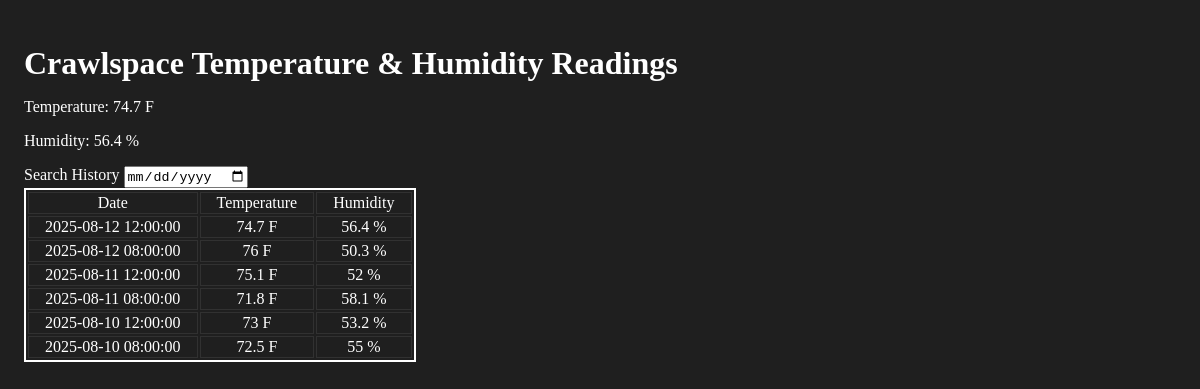
Before: / with the older database file.
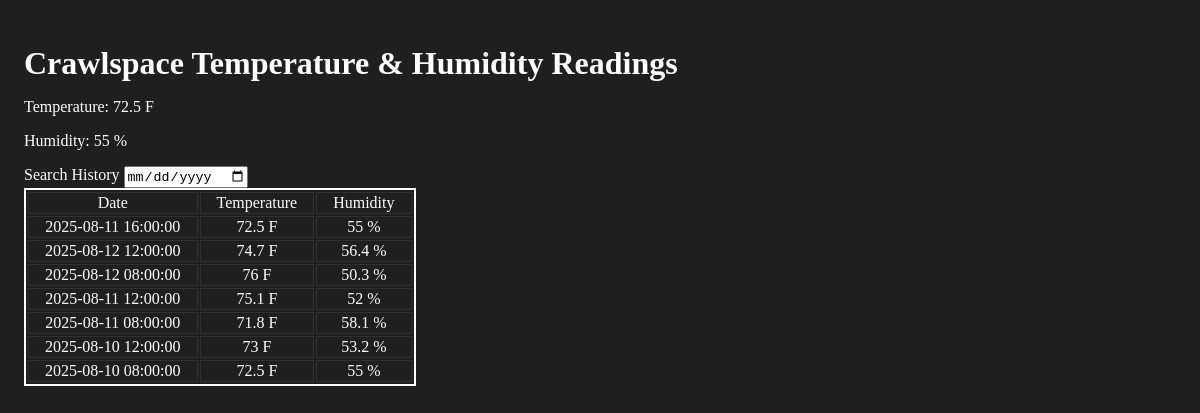
After: the same page with the newer database file.
### tables this page shows
CREATE TABLE dhtreadings_test (
  id INTEGER PRIMARY KEY AUTOINCREMENT,
  temperature NUMERIC,
  humidity NUMERIC,
  timestamp TEXT,   -- ISO8601: "YYYY-MM-DD HH:MM:SS"
  device TEXT
);

### app.py (the view)
@app.route("/")
def web_app():
    cur = get_db().cursor()
    raw_date = request.args.get("date")
    valid_date = None
    if raw_date:
        try:
            datetime.strptime(raw_date, "%Y-%m-%d")
            valid_date = raw_date
        except ValueError:
            valid_date = None  # fall back to all
    if valid_date:
        history = cur.execute(SEARCH_QUERY, (valid_date,)).fetchall()  # search by date
    else:
        history = cur.execute(ALL_QUERY).fetchall() # show all
    latest = cur.execute(LATEST_QUERY).fetchone()
    if latest is None:
        latest = {"temperature": "N/A", "humidity": "N/A", "timestamp": "N/A"}
    history_for_chart = list(reversed(history))
    chart_labels = [row["timestamp"] for row in history_for_chart]      # ISO strings → Plotly time axis
    chart_temperature = [row["temperature"] for row in history_for_chart]
    chart_humidity = [row["humidity"] for row in history_for_chart]
    return render_template(
        "index.html",
        history=history,  # rows include timestamp/temperature/humidity
        latest=latest,
        chart_labels=chart_labels,
        chart_temperature=chart_temperature,
        chart_humidity=chart_humidity,
    )

### app.py (called while the page is built)
def get_db():
    db = getattr(g, "_database", None)
    if db is None:
        db = g._database = sqlite3.connect(DATABASE)
        db.row_factory = sqlite3.Row
    return db

@app.teardown_appcontext
def close_connection(exception):
    db = getattr(g, "_database", None)
    if db is not None:
        db.close()

### templates/index.html (shortened to what this page needs)
<!DOCTYPE html>
<html lang="en">
	<head>
		<link rel="stylesheet" href="{{ url_for('static', filename='style.css') }}"></link>
	</head>
	<body>
		<h1>Crawlspace Temperature & Humidity Readings</h1>
		<div>
			<p>Temperature: <span>{{ latest.temperature }} F</span></p>
			<p>Humidity: <span>{{ latest.humidity }} %</span></p>
		</div>
		<form id="search-form" method="GET" action="/" >
			<label for="date">Search History</label>
			<input id="date" type="date" name="date" />
		</form>
		<table>
			<thead>
				<tr>
					<th>Date</th>
					<th>Temperature</th>
					<th>Humidity</th>
				</tr>
			</thead>
			<tbody>
				{% for date, temp, hum in history %}
				<tr>
					<th>
						{{ date }}
					</th>
					<td>
						{{ temp }} F
					</td>
					<td>
						{{ hum }} %
					</td>
				</tr>
				{% endfor %}
			</tbody>
		</table>
	</body>
</html>

### static/style.css (style rules this page uses)
body { background: #1f1f1f; color: #fff; padding: 1rem; }
h1 { margin-bottom: 1rem; }
table { border: 2px solid #ffffff; }
th, td { font-weight: normal; padding-inline: 1rem; border: 1px solid #313131; text-align: center; }

Changed rows visible on the page:
added dhtreadings_test: temperature "72.5", humidity "55", timestamp "2025-08-11 16:00:00"
Other visible differences:
{{ latest.temperature }}: "74.7" → "72.5"
{{ latest.humidity }}: "56.4" → "55"
